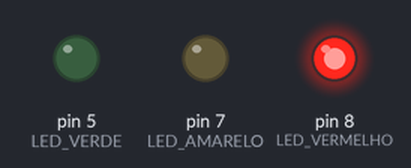
Bench run of a sketch on a simulated Arduino Uno, built with avr-gcc and run on an emulated ATmega328P. On the bench: output pins drawn as LEDs (lit = HIGH).

Above: at 1.0 s.
At 3.0 s:
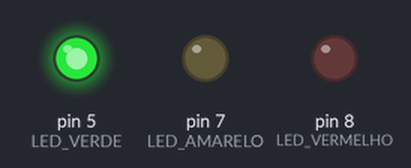
At 5.0 s:
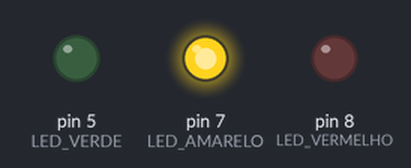
Timing chart, 0 to 7.8 s (numbered marks = the images above):
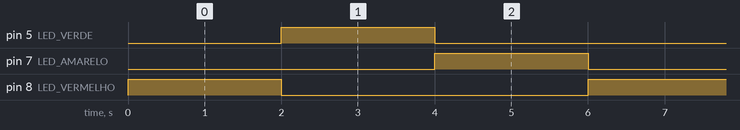

Measured:
- by itself, pin 5 (LED_VERDE), pin 7 (LED_AMARELO), pin 8 (LED_VERMELHO): alternates HIGH for 2.0 s and LOW for 4.0 s
- by itself, everything shown: repeats every 6.0 s, in 4 steps

The sketch:

semafaro.ino
```cpp
const int LED_VERMELHO = 8;
const int LED_AMARELO = 7;
const int LED_VERDE = 5;

void setup() {
  pinMode(LED_VERMELHO, OUTPUT);
  pinMode(LED_AMARELO, OUTPUT);
  pinMode(LED_VERDE, OUTPUT);
}

void loop() {
  digitalWrite(LED_VERMELHO, HIGH);

  delay(2000);

  digitalWrite(LED_VERMELHO, LOW);
  digitalWrite(LED_VERDE, HIGH);

  delay(2000);

  digitalWrite(LED_VERDE, LOW);
  digitalWrite(LED_AMARELO, HIGH);

  delay(2000);

  digitalWrite(LED_AMARELO, LOW);
}
```
